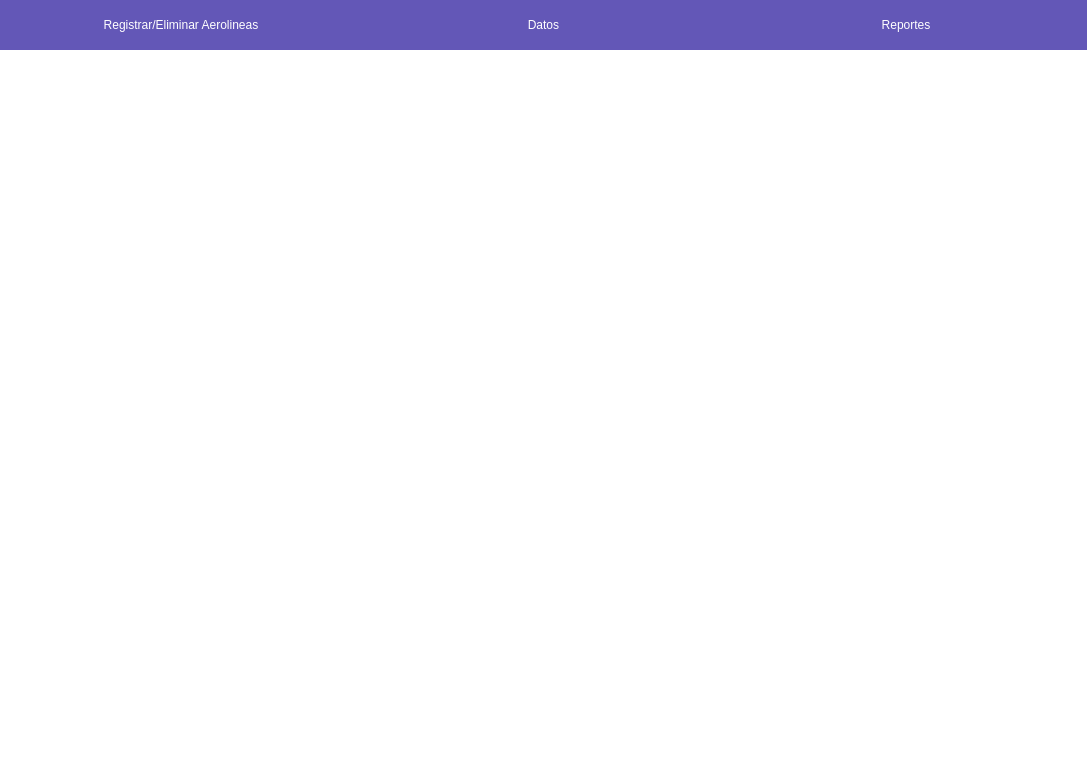
<?xml version="1.0" encoding="UTF-8"?>
<ui version="4.0">
 <class>Form</class>
 <widget class="QWidget" name="Form">
  <property name="geometry">
   <rect>
    <x>0</x>
    <y>0</y>
    <width>1087</width>
    <height>761</height>
   </rect>
  </property>
  <property name="windowTitle">
   <string>Form</string>
  </property>
  <property name="styleSheet">
   <string notr="true">background-color: #6357B7;</string>
  </property>
  <layout class="QVBoxLayout">
   <property name="spacing">
    <number>0</number>
   </property>
   <property name="sizeConstraint">
    <enum>QLayout::SetMaximumSize</enum>
   </property>
   <property name="leftMargin">
    <number>0</number>
   </property>
   <property name="topMargin">
    <number>0</number>
   </property>
   <property name="rightMargin">
    <number>0</number>
   </property>
   <property name="bottomMargin">
    <number>0</number>
   </property>
   <item>
    <widget class="QWidget" name="widget_2" native="true">
     <property name="enabled">
      <bool>true</bool>
     </property>
     <property name="minimumSize">
      <size>
       <width>0</width>
       <height>50</height>
      </size>
     </property>
     <property name="maximumSize">
      <size>
       <width>16777215</width>
       <height>50</height>
      </size>
     </property>
     <property name="styleSheet">
      <string notr="true">QWidget
{
    background-color: #6357B7;
    border-radius: 0px 0px 15px 15px;
}

QPushButton
{
    color: white;
    background-color: #6357B7;
    border-radius: 15px;
    font: 14pt &quot;Bahnschrift&quot;;
}

QPushButton:disabled
{
    color: #6357B7;
    background-color: white;
    border-radius: 0px;
}
</string>
     </property>
     <layout class="QHBoxLayout" name="horizontalLayout">
      <property name="spacing">
       <number>0</number>
      </property>
      <property name="leftMargin">
       <number>0</number>
      </property>
      <property name="topMargin">
       <number>0</number>
      </property>
      <property name="rightMargin">
       <number>0</number>
      </property>
      <property name="bottomMargin">
       <number>0</number>
      </property>
      <item>
       <widget class="QPushButton" name="RegistrarAerolinea">
        <property name="minimumSize">
         <size>
          <width>0</width>
          <height>50</height>
         </size>
        </property>
        <property name="text">
         <string>Registrar/Eliminar Aerolineas</string>
        </property>
       </widget>
      </item>
      <item>
       <widget class="QPushButton" name="Datos">
        <property name="minimumSize">
         <size>
          <width>0</width>
          <height>50</height>
         </size>
        </property>
        <property name="text">
         <string>Datos</string>
        </property>
       </widget>
      </item>
      <item>
       <widget class="QPushButton" name="ReporteAerolinea">
        <property name="minimumSize">
         <size>
          <width>0</width>
          <height>50</height>
         </size>
        </property>
        <property name="text">
         <string>Reportes</string>
        </property>
       </widget>
      </item>
     </layout>
    </widget>
   </item>
   <item>
    <widget class="QStackedWidget" name="stackedWidget">
     <property name="enabled">
      <bool>true</bool>
     </property>
     <property name="styleSheet">
      <string notr="true">QWidget
{
    background-color: white;
}

QPushButton
{
    color: white;
    background-color: #6357B7;
    border-radius: 15px;
    font: 14pt &quot;Bahnschrift&quot;;
}

QPushButton:Pressed
{
    background-color: #C397E4;
}

QPushButton:disabled
{
    color: #6357B7;
    background-color: white;
    border-radius: 0px;
}

QLineEdit
{
    color: #6357B7;
    background-color: white;
    border : 2px solid #6357B7;
    border-radius: 15px;
    font: 10pt &quot;Bahnschrift&quot;;
    border: 1px solid #6357B7;
    padding: 10px;
}

QLabel
{
    background-color: transparent;
    color: #6357B7;
    font: 12pt &quot;Bahnschrift&quot;;
}</string>
     </property>
    </widget>
   </item>
  </layout>
 </widget>
 <resources/>
 <connections/>
</ui>
